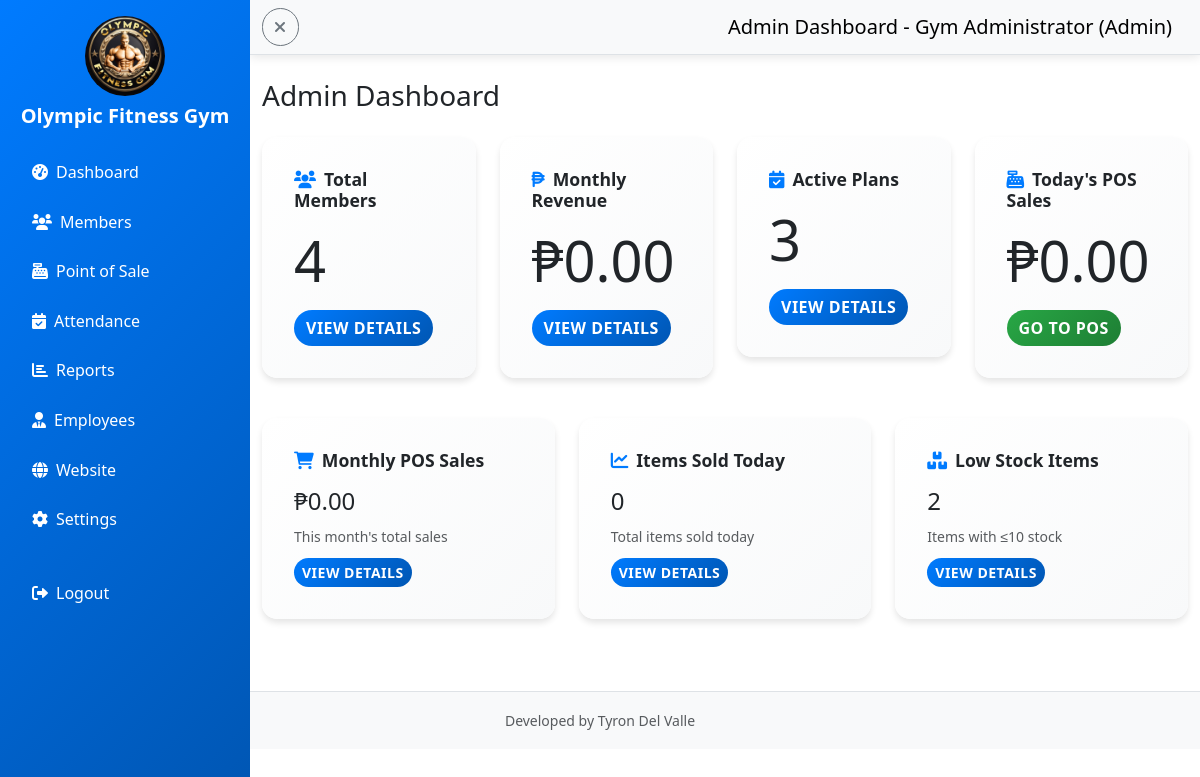
/admin/dashboard.php (signed in), run on an earlier commit of the app's database.
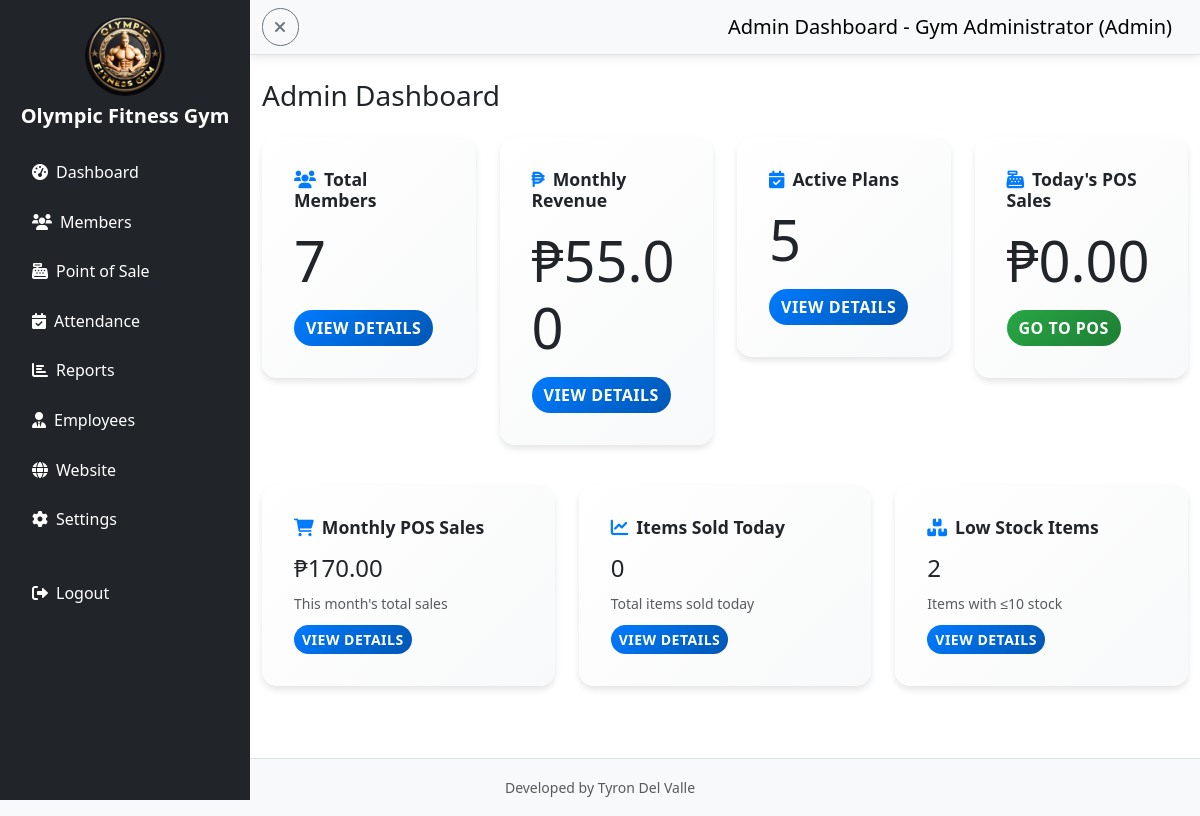
And on a later commit of the database.
### admin/dashboard.php (the view, shortened to what the changed rows need)
<?php
include "../config/db.php";
?>
<!DOCTYPE html>
<html lang="en">
<head>
    <link href="https://cdn.jsdelivr.net/npm/bootstrap@5.3.0/dist/css/bootstrap.min.css" rel="stylesheet">
    <link href="https://cdnjs.cloudflare.com/ajax/libs/font-awesome/6.0.0/css/all.min.css" rel="stylesheet">
    <link href="../assets/style.css?v=20260630f" rel="stylesheet">
</head>
<body>
    <div class="d-flex">
        <div class="flex-grow-1">
            <div class="container-fluid mt-4">
                <div class="row">
                    <div class="col-12">
                        <h1 class="h3 mb-4">Admin Dashboard</h1>
                        <div class="row">
                            <div class="col-md-3 mb-4">
                                <div class="card dashboard-card">
                                    <div class="card-body">
                                        <h5 class="card-title"><i class="fas fa-users me-2"></i>Total Members</h5>
                                        <p class="card-text display-4"><?php echo $conn->query("SELECT COUNT(*) as count FROM members")->fetch_assoc()['count']; ?></p>
                                        <button class="btn btn-primary" data-bs-toggle="modal" data-bs-target="#membersModal">View Details</button>
                                    </div>
                                </div>
                            </div>
                            <div class="col-md-3 mb-4">
                                <div class="card dashboard-card">
                                    <div class="card-body">
                                        <h5 class="card-title"><i class="fas fa-peso-sign me-2"></i>Monthly Revenue</h5>
                                        <p class="card-text display-4">₱<?php echo number_format($conn->query("SELECT SUM(amount) as total FROM payments WHERE MONTH(payment_date) = MONTH(CURDATE()) AND YEAR(payment_date) = YEAR(CURDATE())")->fetch_assoc()['total'] ?? 0, 2); ?></p>
                                        <button class="btn btn-primary" data-bs-toggle="modal" data-bs-target="#paymentsModal">View Details</button>
                                    </div>
                                </div>
                            </div>
                            <div class="col-md-3 mb-4">
                                <div class="card dashboard-card">
                                    <div class="card-body">
                                        <h5 class="card-title"><i class="fas fa-calendar-check me-2"></i>Active Plans</h5>
                                        <p class="card-text display-4"><?php echo $conn->query("SELECT COUNT(*) as count FROM members WHERE status = 'ACTIVE'")->fetch_assoc()['count']; ?></p>
                                        <button class="btn btn-primary" data-bs-toggle="modal" data-bs-target="#activeMembersModal">View Details</button>
                                    </div>
                                </div>
                            </div>
                        </div>
                        <div class="row mt-3">
                            <div class="col-md-4 mb-4">
                                <div class="card dashboard-card">
                                    <div class="card-body">
                                        <h6 class="card-title"><i class="fas fa-shopping-cart me-2"></i>Monthly POS Sales</h6>
                                        <p class="card-text h4">₱<?php echo number_format($conn->query("SELECT SUM(total_amount) as total FROM pos_sales WHERE MONTH(sale_date) = MONTH(CURDATE()) AND YEAR(sale_date) = YEAR(CURDATE())")->fetch_assoc()['total'] ?? 0, 2); ?></p>
                                        <small class="text-muted">This month's total sales</small>
                                        <button class="btn btn-primary btn-sm mt-2" data-bs-toggle="modal" data-bs-target="#monthlyPosSalesModal">View Details</button>
                                    </div>
                                </div>
                            </div>
                        </div>
                    </div>
                </div>
            </div>
        </div>
    </div>
</body>
</html>

What changed in the data, as far as the page shows it:
changed gym_settings "Olympic Fitness Gym": sidebar_theme "primary" → "dark" (drawn)
Also different on the page:
text no longer shown: "4 0.00 3 0.00"
text now shown: "7 55.00 5 170.00"
